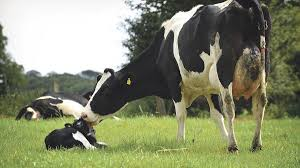
#> input picture OpenCV - para a detecção de objetos/ovelhateste.jpg, 300 x 168 px
$ python 'Detecção de Faces.py'
#> lines starting #> are read from the running program, lines starting #| are printed output that depends on the picture; after the words box and inside, x2 and y2 are one past the last pixel; in counts of white or black regions, pixels touching at a corner belong together
# -*- coding: utf-8 -*-
"""
Created on Thu Mar  4 14:59:20 2021

@author: andy_
"""

import cv2

imagem = cv2.imread('ovelhateste.jpg')
#> imagem is the input picture: shape (168, 300, 3); mean B, G, R 110.4, 139.8, 134.9

classificador = cv2.CascadeClassifier('ovelhas.xml')

imagemCinza = cv2.cvtColor(imagem, cv2.COLOR_BGR2GRAY)
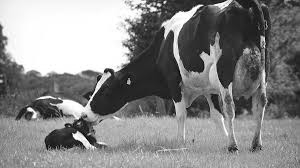
#> imagemCinza: shape (168, 300); min 1, max 255, mean 135

deteccao = classificador.detectMultiScale(imagemCinza)
#> deteccao = [[163, 56, 73, 73]]
print(deteccao)
#| [[163  56  73  73]]

print(len(deteccao))
#| 1
#[ponto em x, ponto em y, largura , altura]

for(x,y,l,a) in deteccao:
    cv2.rectangle(imagem, (x,y),(x + l, y+a), (0,255,0),2)
#> this loop made 1 pass
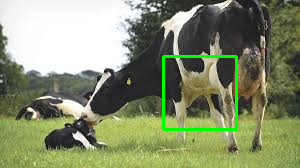
#> imagem: shape (168, 300, 3); 1.73% of pixels changed, all inside (x1, y1, x2, y2) = (162, 55, 238, 131)
cv2.imshow('Detectou', imagem)
cv2.waitKey(0)
cv2.destroyAllWindows()

#CMDER
# Ajustes de parâmetros : Aumentar o tamanho da imagem criada (Exemplo: 20x20; 48x48)
#
#
#
#automatiza criação das positivas
#opencv_createsamples -img ovelha4.jfif -bg negativas/bg.txt -info OvelhasPositivas4/OvelhasPositivas4.lst -maxxangle 0.5 -maxyangle 0.5 -maxzangle 0.5 -w 48 -h 48 -num 1800 -bgcolor 255 -bgthresh 8
#cria o vetor final
#λ opencv_createsamples -info positivas/positivas.lst -num 1800 -w 18 -h 18 -vec positivas.vec
#cria o vetor final unindo os vetores de mais de uma imagem de treinamento
#python mergevec.py -v vetores/ -o vetores_final.vec -> Codigo para mergevec pra juntar todos os vetores
#treina
#λ opencv_traincascade -data classificador -vec vetores_final.vec -bg.txt -numPos 800 -numNeg 400 -numStages 15 -w 48 -h 48 -precalcBufSize 2048 -precalcIdxBufSize 2048

$ run again, with OpenCV - para a detecção de objetos/ovelha2teste.jpg copied over OpenCV - para a detecção de objetos/ovelhateste.jpg
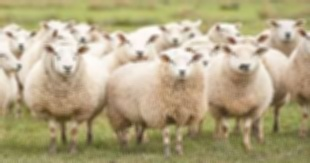
#> input picture OpenCV - para a detecção de objetos/ovelha2teste.jpg, 310 x 163 px
#> imagem is the input picture: shape (163, 310, 3); mean B, G, R 129.7, 165.1, 177.5
#> `imagemCinza = cv2.cvtColor(imagem, cv2.COLOR_BGR2GRAY)`:
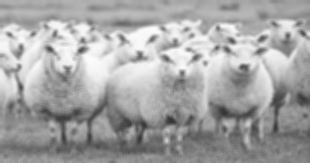
#> imagemCinza: shape (163, 310); min 51, max 253, mean 164.8
#> deteccao = [[186, 43, 54, 54], [249, 46, 54, 54], [191, 75, 49, 49], [61, 70, 61, 61], [231, 65, 66, 66]]
#| [[186  43  54  54]
#|  [249  46  54  54]
#|  [191  75  49  49]
#|  [ 61  70  61  61]
#|  [231  65  66  66]]
#| 5
#> the loop `for(x,y,l,a) in deteccao:` made 5 passes
#> after the loop `for(x,y,l,a) in deteccao:`:
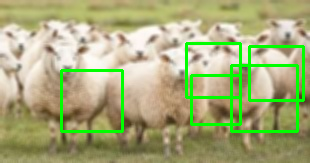
#> imagem: shape (163, 310, 3); 6.44% of pixels changed, all inside (x1, y1, x2, y2) = (60, 42, 305, 133)
